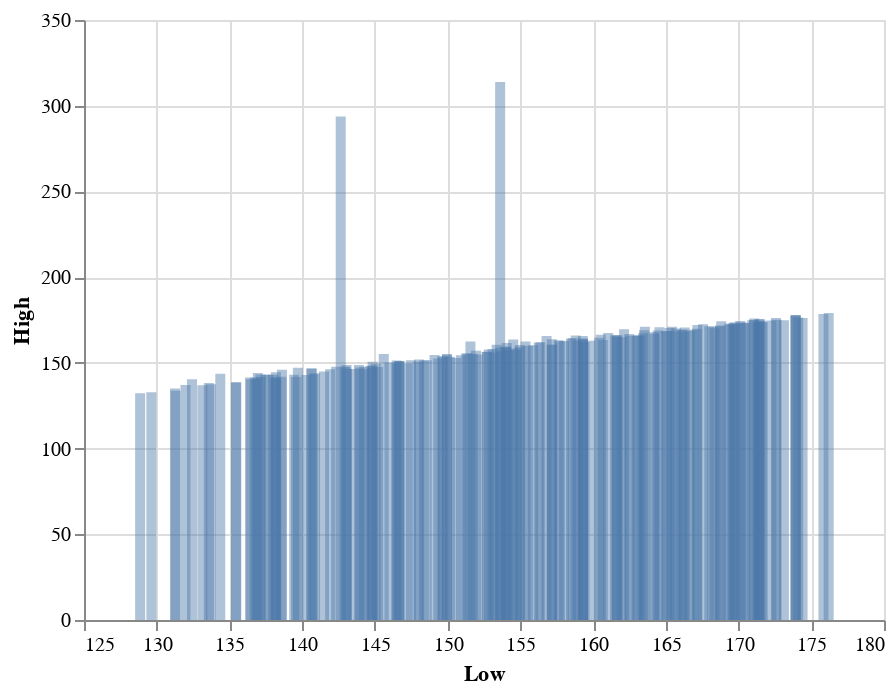

Here is the notebook cell this chart was saved with:
### Code cell
alt.Chart(df_apple[-200:]).mark_bar(opacity=0.45).encode(x="Low", y="High")

### Figure 1 — Vega-Lite specification as saved in the notebook (floating-point values rounded to 4 significant figures; data arrays with more than 128 entries replaced by an {"elided": "..."} marker saying what was removed)
{"config": {"view": {"continuousWidth": 400, "continuousHeight": 300}}, "data": {"name": "data-92b904b1aca7707de103b2b10e02ac16"}, "mark": {"type": "bar", "opacity": 0.45}, "encoding": {"x": {"field": "Low", "type": "quantitative"}, "y": {"field": "High", "type": "quantitative"}}, "$schema": "https://vega.github.io/schema/vega-lite/v4.17.0.json", "datasets": {"data-92b904b1aca7707de103b2b10e02ac16": {"elided": "200 records"}}}
